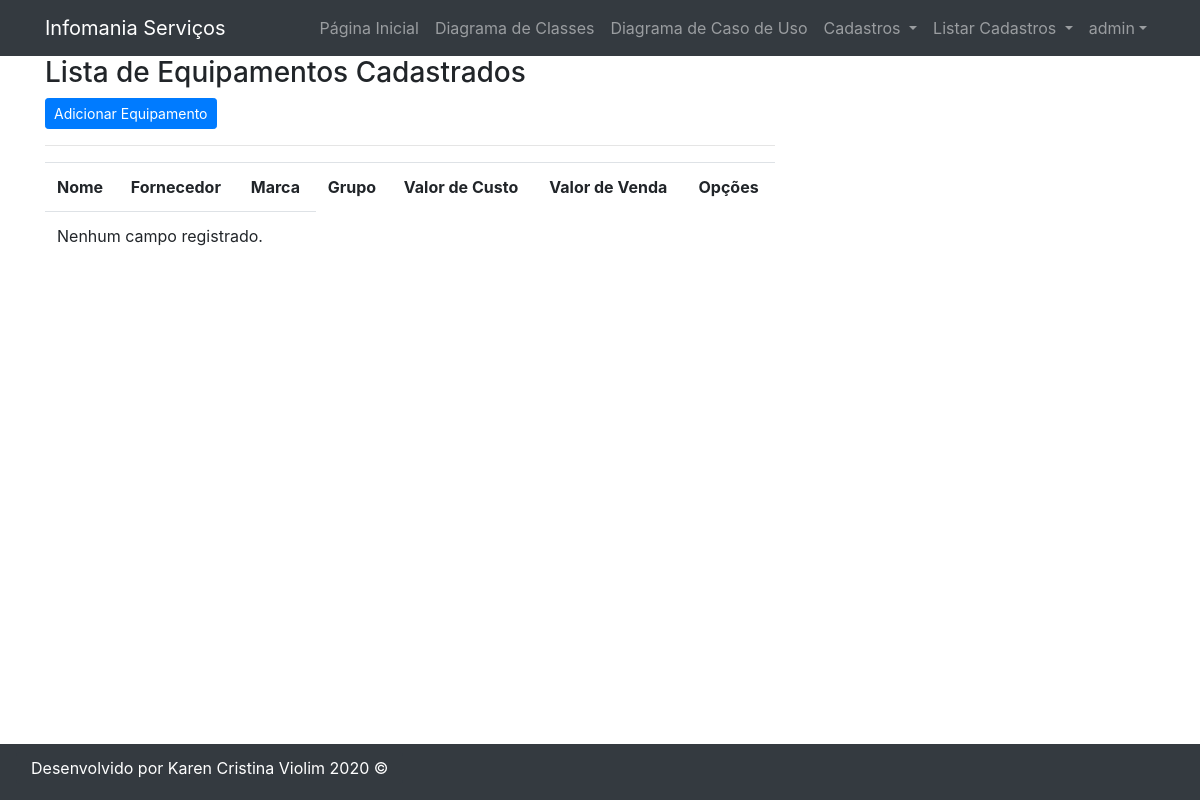
/listar/equipamento/ (signed in), run on an earlier commit of the app's database.
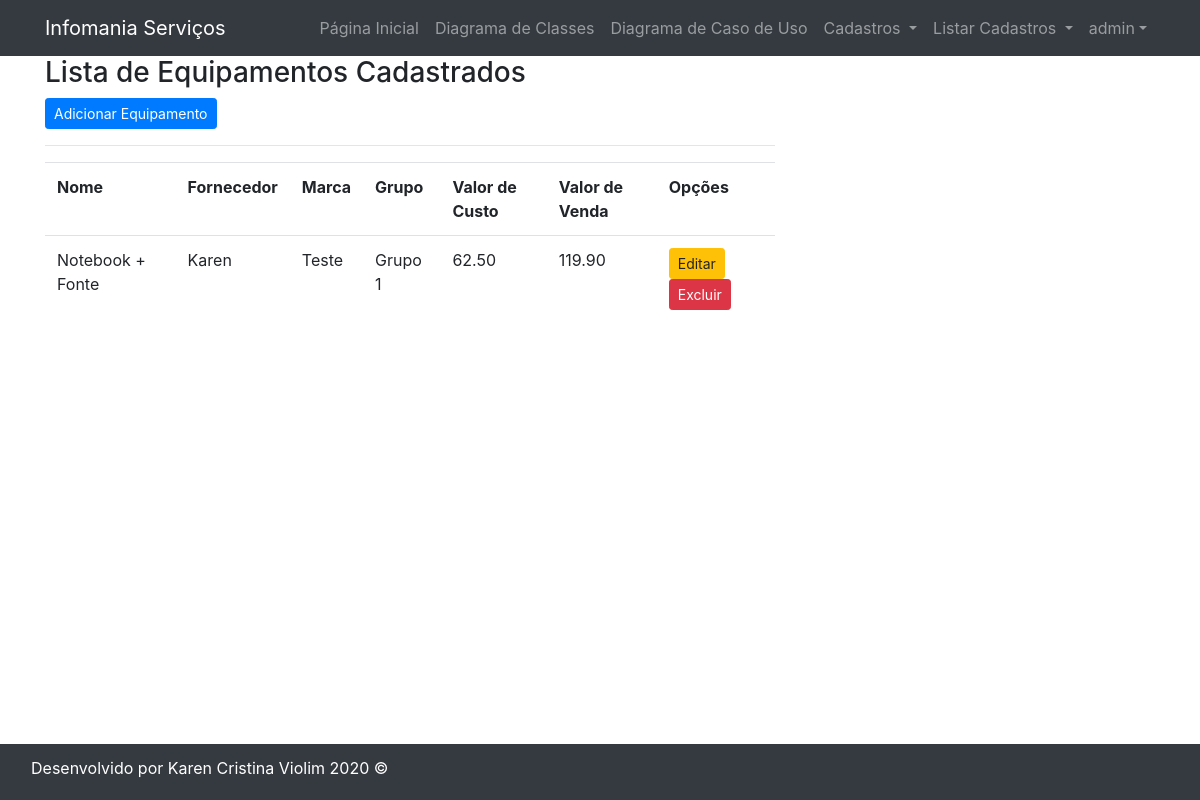
And on a later commit of the database.
### cadastros/models.py (models this page shows, shortened)
class Equipamento(models.Model):
    nome_eq = models.CharField(max_length=100, verbose_name="Nome do Equipamento")
    fornecedor = models.CharField(max_length=100)
    marca = models.ForeignKey(Marca, on_delete=models.PROTECT)
    grupo = models.ForeignKey(Grupo, on_delete=models.PROTECT)
    valor_compra = models.DecimalField(decimal_places=2, max_digits=8, verbose_name="Valor de Custo")
    valor_venda = models.DecimalField(decimal_places=2, max_digits=8, verbose_name="Valor de Venda")

class Marca(models.Model):
    nome = models.CharField(max_length=80)
    descricao = models.CharField(max_length=100, verbose_name="Descrição")

class Grupo(models.Model):
    descricao = models.CharField(max_length=100, verbose_name="Descrição")

### cadastros/views.py (the view)
# urls.py: path('listar/equipamento/', EquipamentoList.as_view(), name='listar-equipamento'),
class EquipamentoList(LoginRequiredMixin, ListView):
    login_url = reverse_lazy('login')
    model = Equipamento
    template_name = 'cadastros/listas/equipamento.html'

### cadastros/templates/cadastros/listas/equipamento.html (shortened to what this page needs)
{% extends 'paginas/modelo.html' %}
{% load static %}
{% block menu %}
<h3>Lista de Equipamentos Cadastrados</h3>
<a href="{% url 'cadastrar-equipamento' %}" class="btn btn-primary btn-sm">Adicionar Equipamento</a>
<hr>
<div class="table responsive">
    <table class="table table striped">
        <tr>
            <th>Nome</th>
            <th>Fornecedor</th>
            <th>Marca</th>
            <th>Grupo</th>
            <th>Valor de Custo</th>
            <th>Valor de Venda</th>
            <th>Opções</th>
        </tr>
        {% for equipamento in object_list %}
        <tr>
            <td>{{ equipamento.nome_eq }}</td>
            <td>{{ equipamento.fornecedor }}</td>
            <td>{{ equipamento.marca.nome }}</td>
            <td>{{ equipamento.grupo.descricao }}</td>
            <td>{{ equipamento.valor_compra }}</td>
            <td>{{ equipamento.valor_venda }}</td>
            <td>
                <a href="{% url 'editar-equipamento' equipamento.pk %}" class="btn btn-warning btn-sm" title="Excluir">Editar</a>
                <a href="{% url 'excluir-equipamento' equipamento.pk%}" class="btn btn-danger btn-sm" title="Editar">Excluir</a>
            </td>
        </tr>
        {% empty %}
        <tr>
            <td colspan="3">Nenhum campo registrado.</td>
        </tr>
        {% endfor %}
    </table>
</div>
{% endblock %}

What changed in the data, as far as the page shows it:
added Equipamento: nome_eq "Notebook + Fonte", fornecedor "Karen", marca.nome "Teste", grupo.descricao "Grupo 1", valor_compra "62.50", valor_venda "119.90"
Also different on the page:
text no longer shown: "Nenhum campo registrado."
